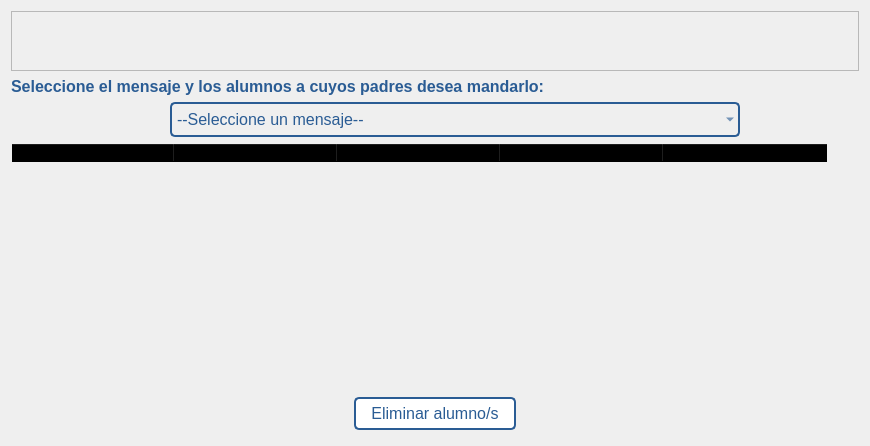
<?xml version="1.0" encoding="UTF-8"?>
<ui version="4.0">
 <class>Dialog</class>
 <widget class="QDialog" name="Dialog">
  <property name="geometry">
   <rect>
    <x>0</x>
    <y>0</y>
    <width>870</width>
    <height>446</height>
   </rect>
  </property>
  <property name="windowTitle">
   <string>Enviar mensaje</string>
  </property>
  <property name="windowIcon">
   <iconset resource="../src/resources.qrc">
    <normaloff>:/logo/iconoProyecto.png</normaloff>:/logo/iconoProyecto.png</iconset>
  </property>
  <layout class="QVBoxLayout" name="verticalLayout_2">
   <item>
    <layout class="QVBoxLayout" name="verticalLayout">
     <item>
      <widget class="QFrame" name="frame_superior">
       <property name="minimumSize">
        <size>
         <width>0</width>
         <height>60</height>
        </size>
       </property>
       <property name="maximumSize">
        <size>
         <width>16777215</width>
         <height>60</height>
        </size>
       </property>
       <property name="styleSheet">
        <string notr="true"/>
       </property>
       <property name="frameShape">
        <enum>QFrame::Shape::StyledPanel</enum>
       </property>
       <property name="frameShadow">
        <enum>QFrame::Shadow::Raised</enum>
       </property>
       <layout class="QHBoxLayout" name="horizontalLayout">
        <property name="bottomMargin">
         <number>0</number>
        </property>
        <item>
         <widget class="QLabel" name="label_logo">
          <property name="maximumSize">
           <size>
            <width>120</width>
            <height>150</height>
           </size>
          </property>
          <property name="text">
           <string/>
          </property>
          <property name="pixmap">
           <pixmap resource="../src/resources.qrc">:/logo/logoProyecto.png</pixmap>
          </property>
          <property name="scaledContents">
           <bool>true</bool>
          </property>
          <property name="alignment">
           <set>Qt::AlignmentFlag::AlignCenter</set>
          </property>
         </widget>
        </item>
       </layout>
      </widget>
     </item>
     <item>
      <widget class="QLabel" name="label">
       <property name="styleSheet">
        <string notr="true">QLabel{
font-size: 16px;
font-weight: bold;
color: #2a5c94;
}</string>
       </property>
       <property name="text">
        <string>Seleccione el mensaje y los alumnos a cuyos padres desea mandarlo:</string>
       </property>
      </widget>
     </item>
     <item>
      <layout class="QHBoxLayout" name="horizontalLayout_3">
       <item>
        <spacer name="horizontalSpacer">
         <property name="orientation">
          <enum>Qt::Orientation::Horizontal</enum>
         </property>
         <property name="sizeType">
          <enum>QSizePolicy::Policy::Fixed</enum>
         </property>
         <property name="sizeHint" stdset="0">
          <size>
           <width>40</width>
           <height>20</height>
          </size>
         </property>
        </spacer>
       </item>
       <item>
        <widget class="QComboBox" name="box_seleccion_mensaje">
         <property name="sizePolicy">
          <sizepolicy hsizetype="Fixed" vsizetype="Fixed">
           <horstretch>0</horstretch>
           <verstretch>0</verstretch>
          </sizepolicy>
         </property>
         <property name="font">
          <font>
           <pointsize>12</pointsize>
          </font>
         </property>
         <property name="cursor">
          <cursorShape>PointingHandCursor</cursorShape>
         </property>
         <property name="toolTip">
          <string>Seleccione el mensaje que desea enviar</string>
         </property>
         <property name="styleSheet">
          <string notr="true">QComboBox{
background-color: transparent;
color: #2a5c94;
border: 2px solid #2a5c94;
border-radius: 5px;
padding: 5px;
}
QComboBox:hover{
background-color: #2a5c94;
color: white;
}</string>
         </property>
         <item>
          <property name="text">
           <string>--Seleccione un mensaje--</string>
          </property>
         </item>
         <item>
          <property name="text">
           <string>El alumno no ha comido nada</string>
          </property>
         </item>
         <item>
          <property name="text">
           <string>El alumno se ha comido el primer plato pero no ha querido segundo plato</string>
          </property>
         </item>
         <item>
          <property name="text">
           <string>El alumno no ha comido primer plato pero ha comido segundo plato y postre</string>
          </property>
         </item>
         <item>
          <property name="text">
           <string>El alumno se ha comido los tres platos y ha terminado casi todo</string>
          </property>
         </item>
         <item>
          <property name="text">
           <string>El alumno se ha comido todos los platos</string>
          </property>
         </item>
         <item>
          <property name="text">
           <string>El alumno se ha comido todos los platos y ha querido repetir plato</string>
          </property>
         </item>
        </widget>
       </item>
      </layout>
     </item>
     <item>
      <widget class="QTableWidget" name="tableWidget">
       <property name="styleSheet">
        <string notr="true">QTableWidget, QHeaderView::section{
background-color: transparent;
}
</string>
       </property>
       <attribute name="horizontalHeaderDefaultSectionSize">
        <number>163</number>
       </attribute>
       <column>
        <property name="text">
         <string>NRE</string>
        </property>
       </column>
       <column>
        <property name="text">
         <string>Nombre</string>
        </property>
       </column>
       <column>
        <property name="text">
         <string>Curso</string>
        </property>
       </column>
       <column>
        <property name="text">
         <string>Clase</string>
        </property>
       </column>
       <column>
        <property name="text">
         <string>Padre/Madre</string>
        </property>
       </column>
      </widget>
     </item>
     <item>
      <layout class="QHBoxLayout" name="horizontalLayout_2">
       <property name="topMargin">
        <number>5</number>
       </property>
       <property name="bottomMargin">
        <number>5</number>
       </property>
       <item>
        <widget class="QPushButton" name="btn_enviar_mensaje">
         <property name="sizePolicy">
          <sizepolicy hsizetype="Fixed" vsizetype="Fixed">
           <horstretch>0</horstretch>
           <verstretch>0</verstretch>
          </sizepolicy>
         </property>
         <property name="cursor">
          <cursorShape>PointingHandCursor</cursorShape>
         </property>
         <property name="styleSheet">
          <string notr="true">QPushButton{
background-color: #ffffff;
color: #2a5c94;
padding: 5px 15px;
border: 2px solid #2a5c94;
border-radius: 5px;
font-size: 16px;
}
QPushButton:hover{
background-color: #2a5c94;
color: white;
}</string>
         </property>
         <property name="text">
          <string>Eliminar alumno/s</string>
         </property>
        </widget>
       </item>
      </layout>
     </item>
    </layout>
   </item>
  </layout>
 </widget>
 <resources>
  <include location="../src/resources.qrc"/>
  <include location="../src/resources.qrc"/>
  <include location="../../../../../.designer/src/resources.qrc"/>
 </resources>
 <connections/>
</ui>
